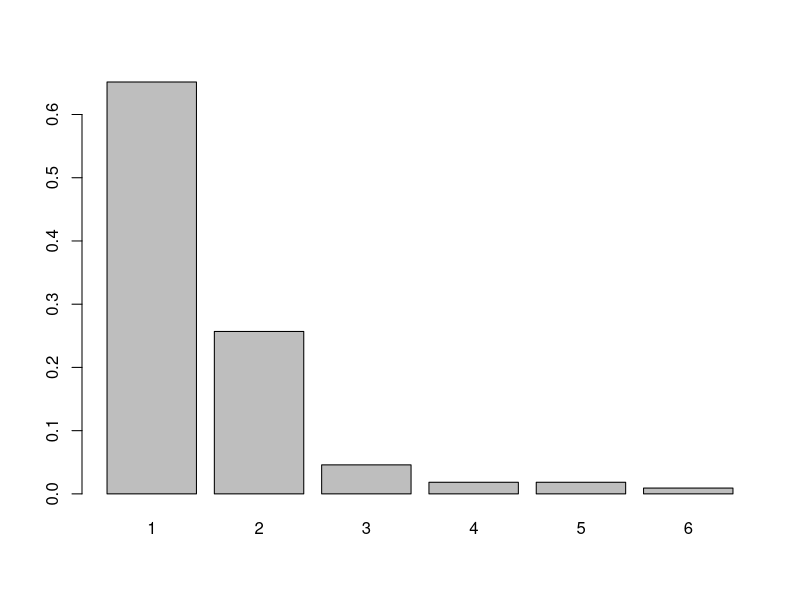

Reproduce this figure in R. (Note: this script raises an error after producing the figure.)
#Prilagodba modela podacima
podaci <- matrix (c(1:6,71,28,5,2,2,1), nrow = 2, byrow = TRUE)
podaci
n <- sum(podaci[2,])
n
#Stupcasti dijagram
#Zapamti: barplot - stupčasti dijagram
#U barplot idu frekvencije, a u histogram 
#Napomena - relativne frekvencije se traže
barplot(height=podaci[2,]/n, names=podaci[1,])
moja_funkcija <- function(p, freq){
  privremeni_vektor <- dgeom(0:(length(freq)-1), prob = p)^freq
  return(prod(privremeni_vektor))
}
#Pomoc u razmisljanju za zadatak prije
ae <- c(1,2,3,4)
be <- c(2,2,2,2)
length(be)
de <- ae^be
de
prod(de)
#Treba nam vjerojatnost u točki, zato koristimo dgeom, a ne treba nam funkcija distribucije, što bi bilo pgeom
dgeom(1, prob = 1/2)
dgeom(0, prob = 1/2)
dgeom(1:6, prob=1/2)
#Zadatak 1.5
?optimize()
p <- optimize(moja_funkcija, freq = podaci[2,], lower = 0.01, upper = 0.99, maximum = TRUE)
p <- unname(unlist(p[1]))
p
barplot(dgeom(0:5, p), names=podaci[1,])
barplot(matrix(c(podaci[2,]/n, dgeom(0:5,p)), nrow = 2, byrow = TRUE), names = podaci[1,], beside = TRUE)

#Pearsonov hi kvadrat test
ocek_frekv <- n*dgeom(0:5,p)
ocek_frekv[6] <- n*pgeom(4,prob=p, lower.tail = FALSE)
frekv <- podaci[2,]
ocek_frekv
frekv
ocek_frekv_novo = c(ocek_frekv[1:2],sum(ocek_frekv[3:6]))
frekv_novo = c(frekv[1:2], sum(frekv[3:6]))
sum(ocek_frekv_novo)
sum(frekv_novo)
frekv_novo
ocek_frekv_novo
#2.3 nije
#2.4
H =  sum((frekv_novo-ocek_frekv_novo)^2/ocek_frekv_novo)
H
df = 3 - 1 - 1
df
#df je broj razreda-1
1 - pchisq(q = H, df = df)
#Ne odbacujemo nultu hipotezu da uzorak dolazi iz geometrijske razdiobe
uzorak <- rnorm(n=50, mean = 5, sd = 2)
#oprez, piše N(5,4), ali sd = 2
uzorak <- sort(uzorak)
uzorak
#Računamo qi sa slajda
n=50
qi = qnorm(((1:n)-3/8)/(n+1/4))
qi
plot(x=qi, y = uzorak)
abline(a=5, b=2)
#KS test i Lillie KS test
#KS test hipoteze
#H0: X dolazi iz N(5,4) (jednostavna hipoteza)
#H1: ne H0
test1 <- ks.test(x=uzorak, "pnorm", mean = 5, sd=2)
help(ks.test)
test1
#pogledamo p-value, ne odbacujemo nultu hipotezu
#Lillie KS test
#H0: x dolazi iz N(NI, sigmakvad) (oprez ona radi samo za normalnu razdiobu)
#H1: ne H0
install.packages("nortest")
library("nortest")
lillie.test(x=uzorak)
#Ne odbacujemo nultu hipotezu na svim razinama znacajnosti
#(Veliki p)
